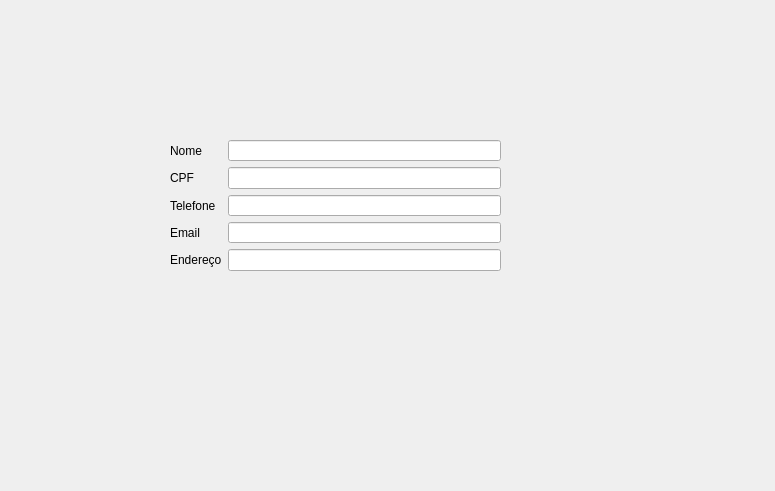
<?xml version="1.0" encoding="UTF-8"?>
<ui version="4.0">
 <class>Form</class>
 <widget class="QWidget" name="Form">
  <property name="geometry">
   <rect>
    <x>0</x>
    <y>0</y>
    <width>775</width>
    <height>491</height>
   </rect>
  </property>
  <property name="windowTitle">
   <string>Form</string>
  </property>
  <widget class="QWidget" name="formLayoutWidget">
   <property name="geometry">
    <rect>
     <x>170</x>
     <y>140</y>
     <width>331</width>
     <height>131</height>
    </rect>
   </property>
   <layout class="QFormLayout" name="formLayout">
    <item row="0" column="0">
     <widget class="QLabel" name="nameLabel">
      <property name="text">
       <string>Nome</string>
      </property>
     </widget>
    </item>
    <item row="0" column="1">
     <widget class="QLineEdit" name="customerName"/>
    </item>
    <item row="1" column="0">
     <widget class="QLabel" name="CPFLabel">
      <property name="text">
       <string>CPF</string>
      </property>
     </widget>
    </item>
    <item row="1" column="1">
     <widget class="QLineEdit" name="CPF"/>
    </item>
    <item row="2" column="0">
     <widget class="QLabel" name="phoneLabel">
      <property name="text">
       <string>Telefone</string>
      </property>
     </widget>
    </item>
    <item row="2" column="1">
     <widget class="QLineEdit" name="phone"/>
    </item>
    <item row="3" column="0">
     <widget class="QLabel" name="emailLabel">
      <property name="text">
       <string>Email</string>
      </property>
     </widget>
    </item>
    <item row="3" column="1">
     <widget class="QLineEdit" name="email"/>
    </item>
    <item row="4" column="0">
     <widget class="QLabel" name="addressLabel">
      <property name="text">
       <string>Endereço</string>
      </property>
     </widget>
    </item>
    <item row="4" column="1">
     <widget class="QLineEdit" name="address"/>
    </item>
   </layout>
  </widget>
 </widget>
 <resources/>
 <connections/>
</ui>
